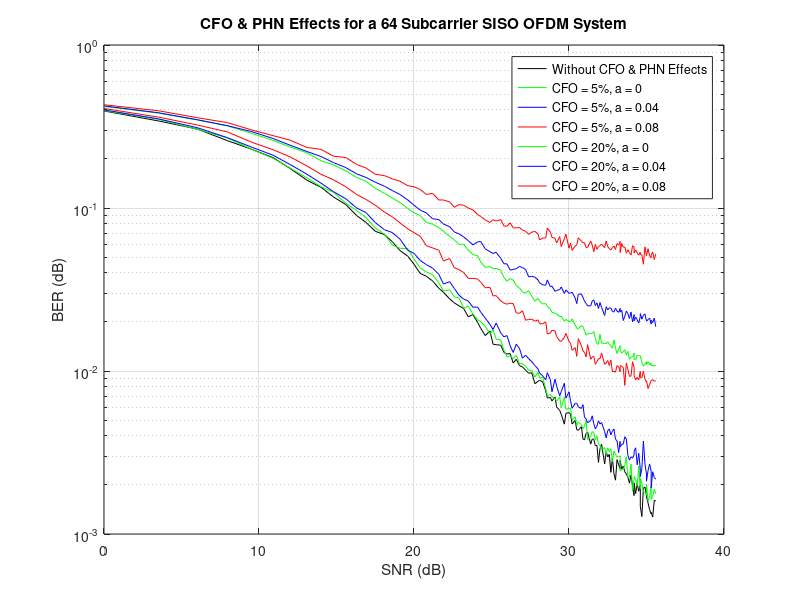

The MATLAB source for this figure:
% Divide the number after "alpha" by 100 in the BER variable names to get
% the
% actual Standard deviation used in the program
FSB_PhaseOffset_256_SNR = [0.00E+00	3.52E+00	6.02E+00	7.96E+00	9.54E+00	1.09E+01	1.20E+01	1.31E+01	1.40E+01	1.48E+01	1.56E+01	1.63E+01	1.69E+01	1.75E+01	1.81E+01	1.86E+01	1.91E+01	1.96E+01	2.00E+01	2.04E+01	2.08E+01	2.12E+01	2.16E+01	2.19E+01	2.23E+01	2.26E+01	2.29E+01	2.32E+01	2.35E+01	2.38E+01	2.41E+01	2.43E+01	2.46E+01	2.49E+01	2.51E+01	2.53E+01	2.56E+01	2.58E+01	2.60E+01	2.62E+01	2.64E+01	2.66E+01	2.68E+01	2.70E+01	2.72E+01	2.74E+01	2.76E+01	2.78E+01	2.80E+01	2.81E+01	2.83E+01	2.85E+01	2.86E+01	2.88E+01	2.89E+01	2.91E+01	2.92E+01	2.94E+01	2.95E+01	2.97E+01	2.98E+01	3.00E+01	3.01E+01	3.02E+01	3.04E+01	3.05E+01	3.06E+01	3.08E+01	3.09E+01	3.10E+01	3.11E+01	3.12E+01	3.14E+01	3.15E+01	3.16E+01	3.17E+01	3.18E+01	3.19E+01	3.20E+01	3.21E+01	3.23E+01	3.24E+01	3.25E+01	3.26E+01	3.27E+01	3.28E+01	3.29E+01	3.30E+01	3.31E+01	3.32E+01	3.33E+01	3.33E+01	3.34E+01	3.35E+01	3.36E+01	3.37E+01	3.38E+01	3.39E+01	3.40E+01	3.41E+01	3.42E+01	3.42E+01	3.43E+01	3.44E+01	3.45E+01	3.46E+01	3.46E+01	3.47E+01	3.48E+01	3.49E+01	3.50E+01	3.50E+01	3.51E+01	3.52E+01	3.53E+01	3.53E+01	3.54E+01	3.55E+01	3.56E+01];
FSB_PhaseOffset_256_f0_BER = [3.94E-01  3.42E-01  3.05E-01  2.59E-01  2.29E-01  2.04E-01  1.75E-01  1.48E-01  1.34E-01  1.17E-01  1.05E-01  8.99E-02  8.16E-02  7.20E-02  6.86E-02  6.21E-02  5.48E-02  5.06E-02  4.52E-02  3.97E-02  3.81E-02  3.57E-02  3.22E-02  3.04E-02  2.77E-02  2.62E-02  2.51E-02  2.42E-02  2.15E-02  2.22E-02  1.99E-02  1.83E-02  1.65E-02  1.76E-02  1.46E-02  1.45E-02  1.44E-02  1.30E-02  1.27E-02  1.28E-02  1.12E-02  1.18E-02  1.08E-02  1.06E-02  1.01E-02  9.69E-03  9.75E-03  8.36E-03  8.63E-03  8.77E-03  8.58E-03  7.55E-03  6.83E-03  6.88E-03  6.55E-03  6.94E-03  6.02E-03  5.73E-03  5.42E-03  4.72E-03  5.50E-03  5.56E-03  5.41E-03  4.73E-03  4.97E-03  4.36E-03  4.33E-03  4.55E-03  3.83E-03  3.78E-03  4.14E-03  4.22E-03  3.56E-03  3.83E-03  3.81E-03  3.48E-03  3.50E-03  2.75E-03  3.34E-03  3.56E-03  2.69E-03  3.19E-03  2.97E-03  3.08E-03  2.39E-03  2.92E-03  2.34E-03  2.14E-03  2.86E-03  2.66E-03  2.52E-03  2.83E-03  2.50E-03  2.61E-03  2.41E-03  2.33E-03  2.23E-03  2.05E-03  2.30E-03  1.97E-03  1.72E-03  2.06E-03  1.77E-03  2.03E-03  1.83E-03  2.00E-03  1.48E-03  1.28E-03  1.91E-03  1.94E-03  1.72E-03  1.69E-03  1.55E-03  1.41E-03  1.33E-03  1.36E-03  1.27E-03  1.61E-03  1.59E-03];

FSB_PhaseOffset_256_f5_p0_BER = [3.96E-01  3.50E-01  3.04E-01  2.69E-01  2.29E-01  2.02E-01  1.76E-01  1.53E-01  1.35E-01  1.25E-01  1.07E-01  9.66E-02  8.73E-02  7.55E-02  6.89E-02  5.93E-02  5.66E-02  5.63E-02  4.87E-02  4.29E-02  4.05E-02  3.90E-02  3.48E-02  3.10E-02  3.14E-02  2.85E-02  2.81E-02  2.43E-02  2.50E-02  2.24E-02  2.06E-02  2.01E-02  1.88E-02  1.69E-02  1.79E-02  1.57E-02  1.55E-02  1.34E-02  1.22E-02  1.24E-02  1.19E-02  1.25E-02  1.11E-02  1.11E-02  1.07E-02  1.01E-02  1.01E-02  9.17E-03  9.84E-03  9.06E-03  9.13E-03  7.78E-03  7.08E-03  7.17E-03  6.92E-03  6.80E-03  6.52E-03  6.94E-03  5.97E-03  6.89E-03  5.83E-03  5.88E-03  5.92E-03  5.03E-03  5.22E-03  4.64E-03  4.86E-03  4.69E-03  4.42E-03  4.59E-03  4.97E-03  3.80E-03  3.98E-03  4.25E-03  4.20E-03  3.78E-03  4.00E-03  3.55E-03  3.50E-03  3.27E-03  3.39E-03  3.09E-03  3.38E-03  3.19E-03  3.33E-03  2.78E-03  3.23E-03  3.09E-03  2.95E-03  3.00E-03  3.00E-03  2.44E-03  2.48E-03  2.50E-03  2.64E-03  2.98E-03  2.23E-03  2.22E-03  2.69E-03  1.83E-03  2.17E-03  2.25E-03  2.16E-03  1.97E-03  2.61E-03  1.89E-03  2.20E-03  2.05E-03  1.81E-03  1.80E-03  1.73E-03  2.02E-03  1.59E-03  1.69E-03  1.95E-03  1.63E-03  1.70E-03  1.88E-03  1.77E-03];
FSB_PhaseOffset_256_f5_p4_BER = [4.00E-01  3.52E-01  3.11E-01  2.70E-01  2.36E-01  2.11E-01  1.85E-01  1.61E-01  1.42E-01  1.26E-01  1.14E-01  1.00E-01  9.38E-02  8.14E-02  7.35E-02  7.07E-02  6.44E-02  5.50E-02  5.27E-02  4.77E-02  4.49E-02  4.28E-02  3.92E-02  3.42E-02  3.53E-02  3.21E-02  2.92E-02  2.76E-02  2.69E-02  2.46E-02  2.47E-02  2.30E-02  2.11E-02  1.93E-02  1.80E-02  1.97E-02  1.71E-02  1.62E-02  1.65E-02  1.43E-02  1.30E-02  1.46E-02  1.38E-02  1.20E-02  1.25E-02  1.19E-02  1.14E-02  1.08E-02  1.03E-02  9.72E-03  9.34E-03  8.83E-03  9.77E-03  8.83E-03  7.45E-03  8.92E-03  8.09E-03  7.05E-03  7.48E-03  8.41E-03  6.81E-03  7.45E-03  6.56E-03  5.91E-03  6.34E-03  6.34E-03  6.02E-03  5.89E-03  6.22E-03  5.20E-03  5.09E-03  4.81E-03  4.97E-03  5.31E-03  4.75E-03  4.41E-03  4.59E-03  4.95E-03  4.73E-03  4.83E-03  4.25E-03  3.88E-03  4.31E-03  4.41E-03  4.06E-03  4.28E-03  4.41E-03  3.81E-03  3.73E-03  3.16E-03  3.70E-03  3.42E-03  3.55E-03  3.56E-03  3.95E-03  3.83E-03  3.03E-03  2.84E-03  2.98E-03  2.92E-03  3.05E-03  3.22E-03  3.38E-03  2.66E-03  3.13E-03  2.50E-03  2.25E-03  2.52E-03  3.72E-03  2.69E-03  2.33E-03  2.11E-03  2.45E-03  2.69E-03  2.42E-03  1.92E-03  2.41E-03  2.22E-03  2.17E-03];
FSB_PhaseOffset_256_f5_p8_BER = [4.08E-01  3.61E-01  3.23E-01  2.93E-01  2.53E-01  2.28E-01  2.06E-01  1.81E-01  1.61E-01  1.49E-01  1.35E-01  1.21E-01  1.13E-01  1.04E-01  9.43E-02  8.83E-02  8.10E-02  7.45E-02  7.06E-02  6.71E-02  5.87E-02  5.69E-02  5.51E-02  4.73E-02  4.90E-02  4.30E-02  4.19E-02  4.02E-02  3.70E-02  3.70E-02  3.67E-02  3.51E-02  3.24E-02  3.26E-02  2.89E-02  2.90E-02  2.69E-02  2.61E-02  2.57E-02  2.61E-02  2.59E-02  2.27E-02  2.26E-02  2.34E-02  2.05E-02  2.07E-02  2.08E-02  2.02E-02  2.06E-02  1.95E-02  1.95E-02  2.00E-02  1.69E-02  1.71E-02  1.78E-02  1.76E-02  1.63E-02  1.53E-02  1.52E-02  1.61E-02  1.70E-02  1.52E-02  1.48E-02  1.34E-02  1.39E-02  1.23E-02  1.58E-02  1.43E-02  1.33E-02  1.30E-02  1.22E-02  1.45E-02  1.18E-02  1.22E-02  1.23E-02  1.10E-02  1.14E-02  1.19E-02  1.19E-02  1.29E-02  1.10E-02  1.12E-02  1.16E-02  1.08E-02  1.17E-02  9.89E-03  9.97E-03  9.84E-03  1.08E-02  1.06E-02  9.89E-03  1.08E-02  1.07E-02  1.05E-02  8.17E-03  1.12E-02  1.02E-02  9.28E-03  9.30E-03  1.14E-02  1.05E-02  9.34E-03  8.81E-03  9.14E-03  8.81E-03  9.95E-03  9.17E-03  9.09E-03  9.98E-03  8.91E-03  8.56E-03  8.69E-03  7.81E-03  8.25E-03  8.75E-03  8.75E-03  8.84E-03  8.67E-03  8.69E-03];
FSB_PhaseOffset_256_f20_p0_BER = [4.20E-01  3.82E-01  3.47E-01  3.19E-01  2.87E-01  2.60E-01  2.37E-01  2.18E-01  1.95E-01  1.84E-01  1.69E-01  1.54E-01  1.46E-01  1.32E-01  1.23E-01  1.15E-01  1.08E-01  9.93E-02  9.35E-02  9.00E-02  8.15E-02  7.96E-02  7.58E-02  7.20E-02  6.70E-02  6.38E-02  5.97E-02  6.00E-02  5.51E-02  5.18E-02  5.10E-02  4.68E-02  4.32E-02  4.38E-02  4.25E-02  4.26E-02  4.15E-02  3.75E-02  3.56E-02  3.69E-02  3.61E-02  3.34E-02  3.23E-02  3.05E-02  3.01E-02  3.11E-02  2.87E-02  2.68E-02  2.79E-02  2.69E-02  2.58E-02  2.59E-02  2.50E-02  2.40E-02  2.29E-02  2.26E-02  2.25E-02  2.15E-02  2.17E-02  2.02E-02  2.07E-02  2.02E-02  2.00E-02  2.09E-02  1.92E-02  1.83E-02  1.82E-02  1.90E-02  1.87E-02  1.77E-02  1.66E-02  1.69E-02  1.70E-02  1.70E-02  1.75E-02  1.59E-02  1.47E-02  1.46E-02  1.68E-02  1.48E-02  1.48E-02  1.47E-02  1.51E-02  1.46E-02  1.43E-02  1.38E-02  1.55E-02  1.38E-02  1.28E-02  1.36E-02  1.43E-02  1.35E-02  1.29E-02  1.31E-02  1.35E-02  1.25E-02  1.32E-02  1.18E-02  1.22E-02  1.22E-02  1.29E-02  1.18E-02  1.17E-02  1.25E-02  1.24E-02  1.24E-02  1.24E-02  1.13E-02  1.07E-02  1.10E-02  1.14E-02  1.10E-02  1.14E-02  1.09E-02  1.12E-02  1.08E-02  1.08E-02  1.07E-02  1.09E-02];
FSB_PhaseOffset_256_f20_p4_BER = [4.23E-01  3.84E-01  3.48E-01  3.20E-01  2.94E-01  2.67E-01  2.43E-01  2.22E-01  2.07E-01  1.90E-01  1.77E-01  1.62E-01  1.54E-01  1.44E-01  1.36E-01  1.28E-01  1.21E-01  1.12E-01  1.04E-01  9.71E-02  9.33E-02  8.59E-02  8.49E-02  7.97E-02  7.68E-02  7.13E-02  6.94E-02  6.65E-02  6.30E-02  5.94E-02  6.19E-02  6.23E-02  5.61E-02  5.40E-02  5.26E-02  5.35E-02  4.90E-02  4.55E-02  4.54E-02  4.16E-02  4.20E-02  4.24E-02  4.38E-02  4.31E-02  4.19E-02  3.78E-02  3.81E-02  3.76E-02  3.62E-02  3.48E-02  3.38E-02  3.36E-02  3.62E-02  3.29E-02  3.32E-02  3.08E-02  3.12E-02  3.16E-02  3.28E-02  2.99E-02  3.14E-02  3.00E-02  3.01E-02  3.04E-02  2.80E-02  2.59E-02  2.96E-02  2.97E-02  2.83E-02  2.68E-02  2.60E-02  2.51E-02  2.51E-02  2.69E-02  2.73E-02  2.52E-02  2.62E-02  2.42E-02  2.63E-02  2.46E-02  2.19E-02  2.48E-02  2.37E-02  2.44E-02  2.43E-02  2.32E-02  2.30E-02  2.43E-02  2.33E-02  2.29E-02  2.42E-02  2.30E-02  2.36E-02  2.04E-02  2.17E-02  2.33E-02  2.25E-02  2.10E-02  2.30E-02  2.00E-02  2.22E-02  2.03E-02  2.14E-02  2.06E-02  1.97E-02  2.16E-02  2.25E-02  2.08E-02  2.20E-02  2.24E-02  2.02E-02  2.02E-02  2.07E-02  2.11E-02  1.94E-02  2.05E-02  1.98E-02  2.11E-02  1.87E-02];
FSB_PhaseOffset_256_f20_p8_BER = [4.30E-01  3.95E-01  3.58E-01  3.34E-01  3.01E-01  2.78E-01  2.61E-01  2.35E-01  2.29E-01  2.08E-01  2.04E-01  1.85E-01  1.76E-01  1.61E-01  1.58E-01  1.51E-01  1.46E-01  1.37E-01  1.35E-01  1.30E-01  1.21E-01  1.23E-01  1.12E-01  1.12E-01  1.09E-01  1.01E-01  1.05E-01  1.04E-01  1.00E-01  9.74E-02  9.12E-02  8.88E-02  8.44E-02  8.15E-02  8.48E-02  8.31E-02  8.49E-02  7.75E-02  7.73E-02  8.11E-02  7.56E-02  7.55E-02  7.59E-02  7.32E-02  7.19E-02  6.89E-02  7.12E-02  7.18E-02  6.94E-02  6.37E-02  6.54E-02  6.55E-02  7.54E-02  7.11E-02  6.60E-02  6.52E-02  6.11E-02  6.68E-02  5.80E-02  6.48E-02  6.91E-02  5.67E-02  6.09E-02  5.50E-02  5.85E-02  5.95E-02  6.57E-02  6.26E-02  6.12E-02  6.13E-02  5.73E-02  5.73E-02  6.27E-02  5.90E-02  5.39E-02  5.98E-02  5.58E-02  5.81E-02  5.88E-02  6.00E-02  5.71E-02  6.28E-02  5.79E-02  5.63E-02  5.53E-02  5.71E-02  5.85E-02  5.57E-02  6.05E-02  5.92E-02  6.23E-02  5.33E-02  6.06E-02  5.75E-02  5.77E-02  5.29E-02  5.55E-02  5.31E-02  5.15E-02  5.86E-02  5.79E-02  5.29E-02  5.53E-02  5.31E-02  5.14E-02  5.36E-02  5.20E-02  5.17E-02  4.52E-02  5.78E-02  5.07E-02  5.11E-02  5.63E-02  5.08E-02  4.95E-02  5.16E-02  5.37E-02  4.83E-02  5.23E-02];

semilogy(FSB_PhaseOffset_256_SNR,FSB_PhaseOffset_256_f0_BER,'k-');
hold on
semilogy(FSB_PhaseOffset_256_SNR,FSB_PhaseOffset_256_f5_p0_BER,'g-');
semilogy(FSB_PhaseOffset_256_SNR,FSB_PhaseOffset_256_f5_p4_BER,'b-');
semilogy(FSB_PhaseOffset_256_SNR,FSB_PhaseOffset_256_f5_p8_BER,'r-');

semilogy(FSB_PhaseOffset_256_SNR,FSB_PhaseOffset_256_f20_p0_BER,'g-');
semilogy(FSB_PhaseOffset_256_SNR,FSB_PhaseOffset_256_f20_p4_BER,'b-');
semilogy(FSB_PhaseOffset_256_SNR,FSB_PhaseOffset_256_f20_p8_BER,'r-');
hold off
grid on
title('CFO & PHN Effects for a 64 Subcarrier SISO OFDM System');
xlabel('SNR (dB)');
ylabel('BER (dB)');
legend('Without CFO & PHN Effects', 'CFO = 5%, a = 0','CFO = 5%, a = 0.04','CFO = 5%, a = 0.08', 'CFO = 20%, a = 0','CFO = 20%, a = 0.04','CFO = 20%, a = 0.08');
